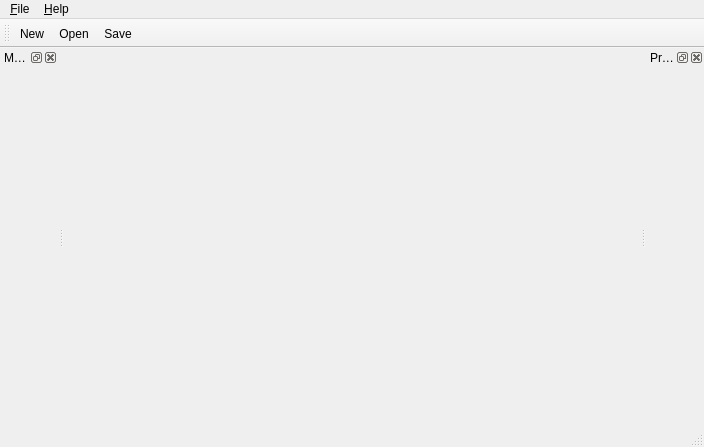
<?xml version="1.0" encoding="UTF-8"?>
<ui version="4.0">
 <class>MainWindow</class>
 <widget class="QMainWindow" name="MainWindow">
  <property name="geometry">
   <rect>
    <x>0</x>
    <y>0</y>
    <width>704</width>
    <height>447</height>
   </rect>
  </property>
  <property name="windowTitle">
   <string>QtUml Editor</string>
  </property>
  <widget class="QWidget" name="centralWidget">
   <layout class="QGridLayout" name="gridLayout_3"/>
  </widget>
  <widget class="QMenuBar" name="menuBar">
   <property name="geometry">
    <rect>
     <x>0</x>
     <y>0</y>
     <width>704</width>
     <height>20</height>
    </rect>
   </property>
   <widget class="QMenu" name="menu_File">
    <property name="title">
     <string>&amp;File</string>
    </property>
    <addaction name="actionFileNew"/>
    <addaction name="actionFileOpen"/>
    <addaction name="separator"/>
    <addaction name="actionFileSave"/>
    <addaction name="actionFileSaveAs"/>
    <addaction name="separator"/>
    <addaction name="actionFileQuit"/>
   </widget>
   <widget class="QMenu" name="menu_Help">
    <property name="title">
     <string>&amp;Help</string>
    </property>
    <addaction name="actionAboutPlugins"/>
   </widget>
   <addaction name="menu_File"/>
   <addaction name="menu_Help"/>
  </widget>
  <widget class="QToolBar" name="mainToolBar">
   <attribute name="toolBarArea">
    <enum>TopToolBarArea</enum>
   </attribute>
   <attribute name="toolBarBreak">
    <bool>false</bool>
   </attribute>
   <addaction name="actionFileNew"/>
   <addaction name="actionFileOpen"/>
   <addaction name="actionFileSave"/>
  </widget>
  <widget class="QStatusBar" name="statusBar"/>
  <widget class="QDockWidget" name="dckInspector">
   <property name="windowTitle">
    <string>Model Inspector</string>
   </property>
   <attribute name="dockWidgetArea">
    <number>1</number>
   </attribute>
   <widget class="QWidget" name="dckInspectorLayout">
    <layout class="QGridLayout" name="gridLayout">
     <item row="0" column="0">
      <widget class="QWrappedObjectView" name="wrappedObjectView" native="true"/>
     </item>
    </layout>
   </widget>
  </widget>
  <widget class="QDockWidget" name="dckPropertyEditor">
   <property name="windowTitle">
    <string>Property Editor</string>
   </property>
   <attribute name="dockWidgetArea">
    <number>2</number>
   </attribute>
   <widget class="QWidget" name="dckPropertyEditorLayout">
    <layout class="QGridLayout" name="gridLayout_2">
     <item row="0" column="0">
      <widget class="QWrappedObjectPropertyEditor" name="propertyEditor" native="true"/>
     </item>
    </layout>
   </widget>
  </widget>
  <action name="actionFileNew">
   <property name="icon">
    <iconset theme="document-new">
     <normaloff/>
    </iconset>
   </property>
   <property name="text">
    <string>&amp;New...</string>
   </property>
   <property name="toolTip">
    <string>New</string>
   </property>
   <property name="shortcut">
    <string>Ctrl+N</string>
   </property>
  </action>
  <action name="actionFileOpen">
   <property name="icon">
    <iconset theme="document-open">
     <normaloff/>
    </iconset>
   </property>
   <property name="text">
    <string>&amp;Open...</string>
   </property>
   <property name="shortcut">
    <string>Ctrl+O</string>
   </property>
  </action>
  <action name="actionFileSave">
   <property name="icon">
    <iconset theme="document-save">
     <normaloff/>
    </iconset>
   </property>
   <property name="text">
    <string>&amp;Save</string>
   </property>
   <property name="toolTip">
    <string>Save</string>
   </property>
   <property name="shortcut">
    <string>Ctrl+S</string>
   </property>
  </action>
  <action name="actionFileSaveAs">
   <property name="icon">
    <iconset theme="document-save-as">
     <normaloff/>
    </iconset>
   </property>
   <property name="text">
    <string>Save &amp;as...</string>
   </property>
  </action>
  <action name="actionFileQuit">
   <property name="icon">
    <iconset theme="application-exit">
     <normaloff/>
    </iconset>
   </property>
   <property name="text">
    <string>&amp;Quit</string>
   </property>
   <property name="shortcut">
    <string>Ctrl+Q</string>
   </property>
  </action>
  <action name="actionAboutPlugins">
   <property name="icon">
    <iconset theme="help-about">
     <normaloff/>
    </iconset>
   </property>
   <property name="text">
    <string>About &amp;Plugins...</string>
   </property>
  </action>
 </widget>
 <layoutdefault spacing="6" margin="11"/>
 <customwidgets>
  <customwidget>
   <class>QWrappedObjectPropertyEditor</class>
   <extends>QWidget</extends>
   <header>qwrappedobjectpropertyeditor.h</header>
   <container>1</container>
  </customwidget>
  <customwidget>
   <class>QWrappedObjectView</class>
   <extends>QWidget</extends>
   <header>qwrappedobjectview.h</header>
   <container>1</container>
  </customwidget>
 </customwidgets>
 <resources/>
 <connections/>
</ui>
